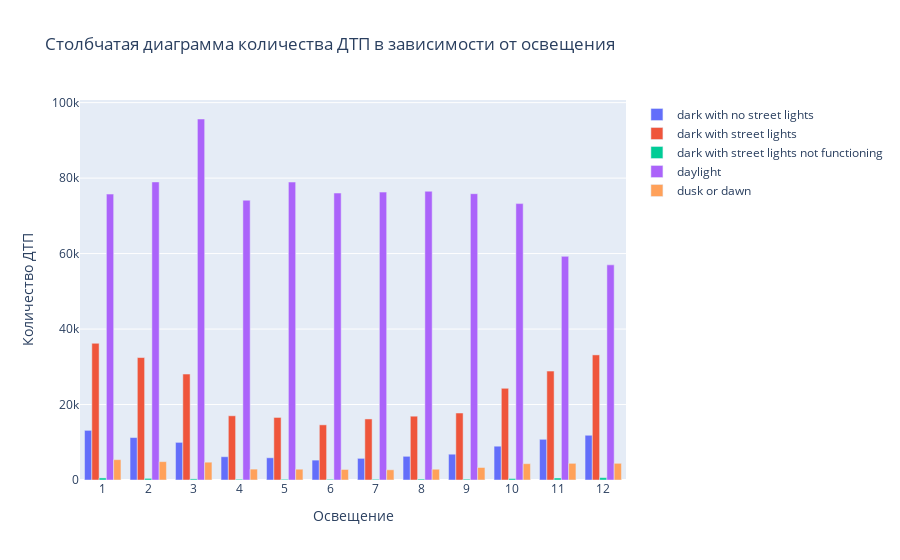

Notebook code for this chart:
### Markdown cell above
[![imag](https://sun9-11.userapi.com/impg/EwNmPZAwL_4hkyNYjV7Su5tHVEt5dHZiBHxFTw/a04gghBZ8n0.jpg?size=1000x400&quality=95&sign=f7ff62522005d97d5edacd82c3ca91a8&type=album)]()

### Code cell
df_raw_pt = df_raw.pivot_table(index='month', values='count', aggfunc='mean', columns='lighting')

data = []
for col in df_raw_pt.columns:
    data.append(go.Bar(x=df_raw_pt.index.astype(str), y=df_raw_pt[col], name=col))
fig = go.Figure(data=data, layout=layout)
fig.update_layout(
    xaxis_title='Освещение', 
    yaxis_title='Количество ДТП', 
    title='Столбчатая диаграмма количества ДТП в зависимости от освещения')
iplot(fig)

### Figure 1 — Plotly figure (JSON) as saved in the notebook; plotly's stock layout.template omitted (floating-point values rounded to 4 significant figures)
{"data": [{"name": "dark with no street lights", "type": "bar", "x": ["1", "2", "3", "4", "5", "6", "7", "8", "9", "10", "11", "12"], "y": [13157, 11250, 9971, 6173, 5892, 5271, 5737, 6279, 6837, 8956, 10782, 11856]}, {"name": "dark with street lights", "type": "bar", "x": ["1", "2", "3", "4", "5", "6", "7", "8", "9", "10", "11", "12"], "y": [36224, 32448, 28072, 17015, 16580, 14615, 16180, 16910, 17749, 24303, 28853, 33152]}, {"name": "dark with street lights not functioning", "type": "bar", "x": ["1", "2", "3", "4", "5", "6", "7", "8", "9", "10", "11", "12"], "y": [549, 430, 296, 203, 195, 188, 199, 250, 227, 384, 537, 624]}, {"name": "daylight", "type": "bar", "x": ["1", "2", "3", "4", "5", "6", "7", "8", "9", "10", "11", "12"], "y": [75774, 78992, 95668, 74148, 78959, 76043, 76297, 76523, 75874, 73247, 59269, 57011]}, {"name": "dusk or dawn", "type": "bar", "x": ["1", "2", "3", "4", "5", "6", "7", "8", "9", "10", "11", "12"], "y": [5389, 4865, 4722, 2887, 2864, 2790, 2705, 2856, 3315, 4326, 4419, 4423]}], "layout": {"hovermode": false, "title": {"text": "Столбчатая диаграмма количества ДТП в зависимости от освещения"}, "xaxis": {"title": {"text": "Освещение"}}, "yaxis": {"title": {"text": "Количество ДТП"}}}}
